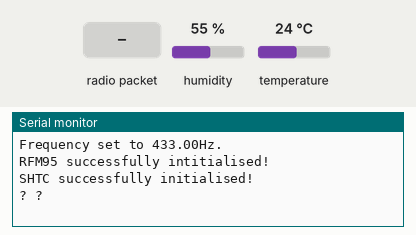
Simulated run of this sketch. Board: Arduino Uno, built with avr-gcc and run on an emulated ATmega328P. On the bench: the last lines printed to the serial monitor. The inputs (shaded band) are chosen by the test bench; at power-on: humidity 55 %, temperature 24 °C. No radio packets arrive unless stated.

Above: at 1.7 s.
1.8 s: radio packet "1" arrives
At 3.7 s:
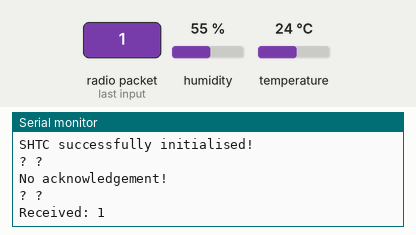
4.3 s: radio packet "0" arrives
At 5.2 s:
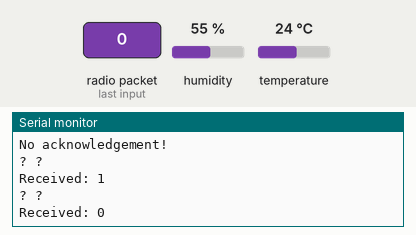

Measured:
- after the input at 1.8 s, the serial monitor: prints a new line after 1.1 s (image 1)
- after the input at 4.3 s, the serial monitor: prints a new line at once (image 2)

The sketch:

Experiment_1_TX.ino
```cpp
/*
 * Programmer: Justin Lam
 * Date: 01/03/24
 * Description: Transmit humidity and temeprature data via Lo-Ra radio.
*/

#include <SPI.h>
#include <RH_RF95.h>
#include <Adafruit_SHTC3.h>

#define RFM95_IRQ 3
#define RFM95_RST 4
#define RFM95_CS 8
#define RFM95_FREQ 433.0

uint8_t buffLen = 0;
uint8_t dataLen = 0;
uint8_t buffer[RH_RF95_MAX_MESSAGE_LEN] = { 0 };
uint8_t data[RH_RF95_MAX_MESSAGE_LEN] = { 0 };
sensors_event_t humi, temp;

RH_RF95 rfm95(RFM95_CS, RFM95_IRQ);
Adafruit_SHTC3 shtc3 = Adafruit_SHTC3();

void setup() {
  Serial.begin(115200);
  pinMode(RFM95_RST, OUTPUT);
  digitalWrite(RFM95_RST, HIGH);
  delay(20);
  digitalWrite(RFM95_RST, LOW);
  delay(10);
  digitalWrite(RFM95_RST, HIGH);
  delay(10);

  while (!rfm95.init()) {
    Serial.println("Error: Failed to initialise RFM95!");
    Serial.println("Retrying...");
    delay(1000);
  }

  while (!rfm95.setFrequency(RFM95_FREQ)) {
    Serial.println("Error: Failed to set frequency to to 433HZ!");
    Serial.println("Retrying...");
    delay(1000);
  }

  Serial.print("Frequency set to ");
  Serial.print(RFM95_FREQ);
  Serial.println("Hz.");
  rfm95.setTxPower(23, false);
  Serial.println("RFM95 successfully intitialised!");

  while (!shtc3.begin()) {
    Serial.println("Error: Failed to initialise SHTC3!");
    Serial.println("Retrying...");
    delay(1000);
  }

  Serial.println("SHTC successfully initialised!");
  delay(500);
}

void loop() {
  shtc3.getEvent(&humi, &temp);
  dataLen = sprintf((char *)data, "%f %f", humi.relative_humidity, temp.temperature);
  //dataLen = strlen((char *)data);

  if (dataLen < RH_RF95_MAX_MESSAGE_LEN) {
    Serial.println((char *)data);
  }

  rfm95.send(data, dataLen);
  delay(20);
  rfm95.waitPacketSent();
  buffLen = sizeof(buffer);

  if (rfm95.waitAvailableTimeout(1000)) {
    if (rfm95.recv(buffer, &buffLen)) {
      Serial.print("Received: ");
      Serial.println((char *)buffer);
    }
    else {
      Serial.println("Failed to receive acknowledgement!");
    }
  }
  else {
    Serial.println("No acknowledgement!");
  }

  delay(1000);
}
```
